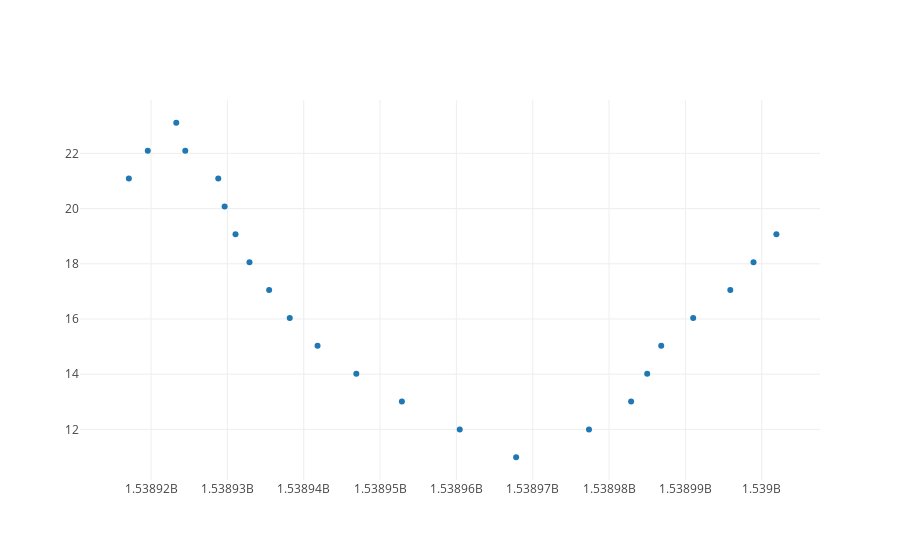

Notebook code for this chart:
### Code cell
# Plot via Plotly (requires plotly to be installed)

from plotly.offline import download_plotlyjs, init_notebook_mode, plot, iplot
# run at the start of every ipython notebook to use plotly.offline
# this injects the plotly.js source files into the notebook
init_notebook_mode(connected=True)

import plotly.graph_objs as go
traces = [
    go.Scatter(
    x = data["globalSeconds"],
    y = data["D_OSGA_IHENW_0101_EB04511_M01_A"],
    mode='markers',
    ),
    
#     go.Scatter(
#     x = data["globalSeconds"],
#     y = data["D_WBGA_IHENW_0101_EB02081_M01_A"],
#     mode='markers',
#     ),
    
#     go.Scatter(
#     x = data["globalSeconds"],
#     y = data["D_WMHA_IHENW_0101_EB02081_M01_A"],
#     mode='markers',
#     ),
]

iplot(traces)

### Figure 1 — Plotly figure (JSON) as saved in the notebook; plotly's stock layout.template omitted (floating-point values rounded to 4 significant figures; data arrays with more than 128 entries replaced by an {"elided": "..."} marker saying what was removed)
{"data": [{"mode": "markers", "type": "scatter", "x": {"elided": "4370 float values"}, "y": {"elided": "4370 float values"}}], "layout": {}}
